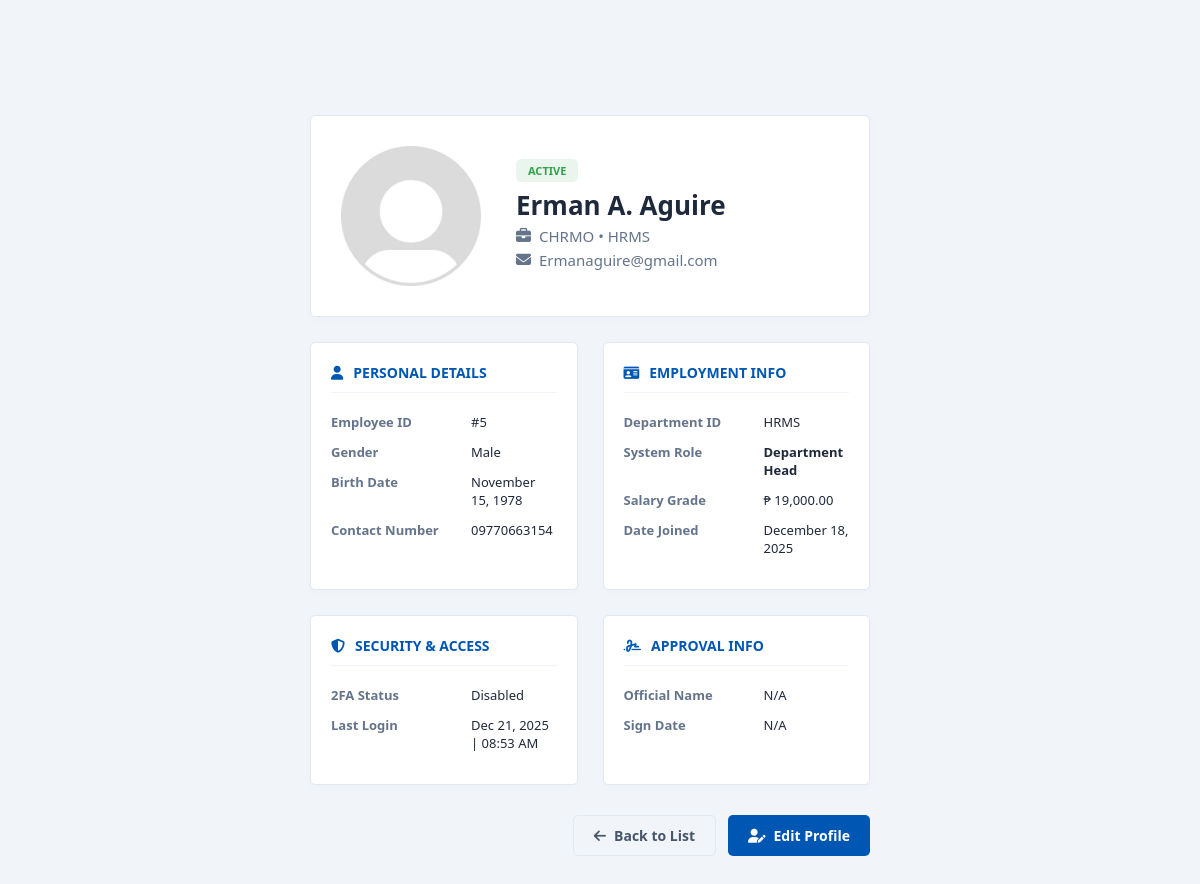
The app's page /accounts/hrstaff/view-employee.php?id=5 (signed in), older data.
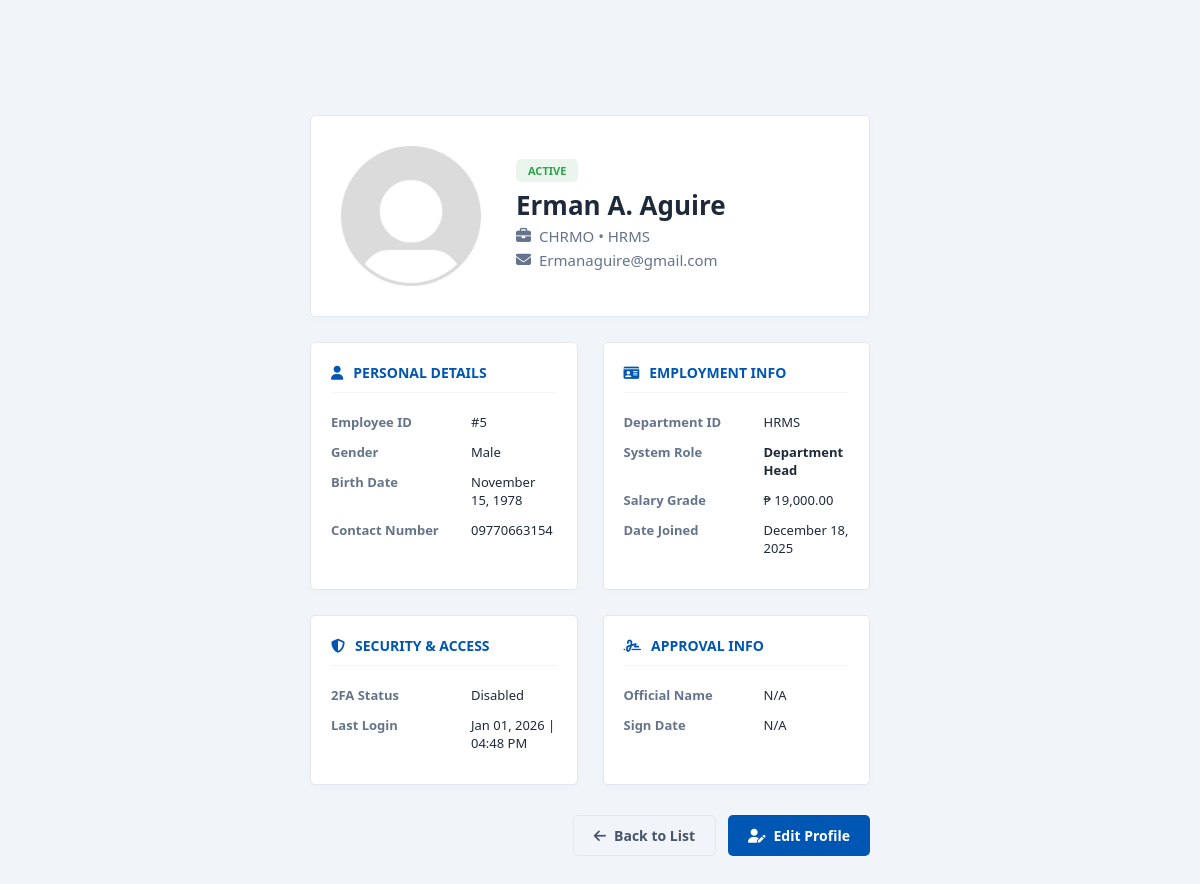
The same page, newer data.
### tables this page shows
CREATE TABLE `employee` (
  `employee_id` int(11) NOT NULL COMMENT 'Unique ID for each employee, assigned manually',
  `first_name` varchar(100) DEFAULT NULL COMMENT 'Employee first name',
  `middle_name` varchar(100) DEFAULT NULL COMMENT 'Employee middle name',
  `last_name` varchar(100) DEFAULT NULL COMMENT 'Employee last name',
  `extension` varchar(50) DEFAULT NULL COMMENT 'Name extension (e.g., Jr., Sr.)',
  `suffix` varchar(50) DEFAULT NULL COMMENT 'Suffix for the name (if applicable)',
  `profile_pic` varchar(255) DEFAULT NULL COMMENT 'Path to profile picture',
  `birth_date` date DEFAULT NULL COMMENT 'Employee birth date',
  `gender` enum('Male','Female','Other') DEFAULT 'Male' COMMENT 'Gender of the employee',
  `department_id` varchar(20) NOT NULL COMMENT 'ID of the department the employee belongs to',
  `detailed_department_id` varchar(20) DEFAULT NULL COMMENT 'ID of the sub-department / unit',
  `position` varchar(150) DEFAULT NULL COMMENT 'Job position of the employee',
  `role` enum('Regular Employee','HR Officer','HR Staff','Department Head','Admin') DEFAULT 'Regular Employee' COMMENT 'Role of the employee in the system',
  `status` enum('Active','Inactive','Retired') NOT NULL DEFAULT 'Active' COMMENT 'Current employment status: Active, Inactive (resigned), or Retired',
  `salary` int(11) DEFAULT NULL COMMENT 'Employee salary in whole numbers',
  `email` varchar(150) DEFAULT NULL COMMENT 'Employee email address',
  `contact_number` varchar(20) DEFAULT NULL COMMENT 'Employee contact number',
  `password` varchar(255) NOT NULL DEFAULT '',
  `google2fa_secret` varchar(255) DEFAULT NULL COMMENT 'Stores Google Authenticator 2FA secret',
  `google2fa_expiry` datetime DEFAULT NULL COMMENT 'Expiration timestamp for 2FA verification',
  `reset_token` varchar(255) DEFAULT NULL COMMENT 'Token for password reset',
  `reset_token_expiry` datetime DEFAULT NULL COMMENT 'Expiration date/time for reset token',
  `created_at` timestamp NOT NULL DEFAULT current_timestamp() COMMENT 'Timestamp when the employee record was created',
  `updated_at` timestamp NOT NULL DEFAULT current_timestamp() ON UPDATE current_timestamp() COMMENT 'Timestamp when the employee record was last updated',
  `last_login` timestamp NULL DEFAULT NULL COMMENT 'Last login timestamp',
  `last_active` timestamp NULL DEFAULT NULL COMMENT 'Last activity timestamp in the system',
  `authorized_officer_name` varchar(150) DEFAULT NULL COMMENT 'Name of the authorized officer approving the employee assignment',
  `authorized_officer_position` varchar(150) DEFAULT NULL COMMENT 'Position / title of the authorized officer',
  `authorized_officer_signature` varchar(255) DEFAULT NULL COMMENT 'Signature image / path of the authorized officer',
  `authorized_officer_sign_date` date DEFAULT NULL COMMENT 'Date when the authorized officer signed / approved',
  `authorized_official_name` varchar(150) DEFAULT NULL COMMENT 'Name of the higher-level official approving the employee assignment',
  `authorized_official_position` varchar(150) DEFAULT NULL COMMENT 'Position / title of the authorized official',
  `authorized_official_signature` varchar(255) DEFAULT NULL COMMENT 'Signature image / path of the authorized official',
  `authorized_official_sign_date` date DEFAULT NULL COMMENT 'Date when the authorized official signed / approved',
  `two_fa_enabled` tinyint(1) DEFAULT 0 COMMENT '1 if employee has completed 2FA setup, 0 otherwise'
);

### accounts/hrstaff/view-employee.php (the view, shortened to what the changed rows need)
<?php
require_once '../../config/config.php';
try {
    $pdo->prepare("UPDATE employee SET last_active = NOW() WHERE employee_id = ?")
        ->execute([$_SESSION['employee_id']]);
} catch (PDOException $e) {
}
$view_id = $_GET['id'] ?? null;
try {
    $stmt = $pdo->prepare("SELECT * FROM employee WHERE employee_id = ?");
    $stmt->execute([$view_id]);
    $emp = $stmt->fetch(PDO::FETCH_ASSOC);
} catch (PDOException $e) {
    error_log("Database Error in Employee View: " . $e->getMessage());
    die("Error: Unable to load employee details.");
}
?>
<!DOCTYPE html>
<html lang="en">
<head>
    <link rel="stylesheet" href="/HRIS/assets/css/style.css">
    <link rel="stylesheet" href="/HRIS/assets/css/ledger-table.css">
    <link rel="stylesheet" href="https://cdnjs.cloudflare.com/ajax/libs/font-awesome/6.5.1/css/all.min.css">
</head>
<body>
    <div class="wrapper">
        <main class="main-content">
            <div class="profile-container">
                <div class="profile-header-card">
                    <div class="header-info">
                        <span class="status-badge-top" style="background: <?= $emp['status'] == 'Active' ? 'rgba(49, 162, 76, 0.1)' : 'rgba(231, 76, 60, 0.1)' ?>; color: <?= $emp['status'] == 'Active' ? '#31a24c' : '#e74c3c' ?>;">
                            <?= htmlspecialchars($emp['status']) ?>
                        </span>
                        <h1><?= htmlspecialchars($emp['first_name'] . ' ' . ($emp['middle_name'] ? $emp['middle_name'][0].'. ' : '') . $emp['last_name'] . ' ' . $emp['suffix']) ?></h1>
                        <p><i class="fa-solid fa-briefcase"></i> <?= htmlspecialchars($emp['position']) ?> • <?= htmlspecialchars($emp['department_id']) ?></p>
                        <p><i class="fa-solid fa-envelope"></i> <?= htmlspecialchars($emp['email']) ?></p>
                    </div>
                </div>
                <div class="info-grid">
                    <div class="info-card">
                        <div class="detail-row"><div class="detail-label">Employee ID</div><div class="detail-value">#<?= htmlspecialchars($emp['employee_id']) ?></div></div>
                        <div class="detail-row"><div class="detail-label">Gender</div><div class="detail-value"><?= htmlspecialchars($emp['gender']) ?></div></div>
                        <div class="detail-row"><div class="detail-label">Birth Date</div><div class="detail-value"><?= $emp['birth_date'] ? date('F d, Y', strtotime($emp['birth_date'])) : 'Not Set' ?></div></div>
                        <div class="detail-row"><div class="detail-label">Contact Number</div><div class="detail-value"><?= htmlspecialchars($emp['contact_number'] ?: 'N/A') ?></div></div>
                    </div>
                    <div class="info-card">
                        <div class="detail-row"><div class="detail-label">Department ID</div><div class="detail-value"><?= htmlspecialchars($emp['department_id']) ?></div></div>
                        <div class="detail-row"><div class="detail-label">System Role</div><div class="detail-value"><strong><?= htmlspecialchars($emp['role']) ?></strong></div></div>
                        <div class="detail-row"><div class="detail-label">Salary Grade</div><div class="detail-value">₱ <?= number_format($emp['salary'], 2) ?></div></div>
                        <div class="detail-row"><div class="detail-label">Date Joined</div><div class="detail-value"><?= date('F d, Y', strtotime($emp['created_at'])) ?></div></div>
                    </div>
                    <div class="info-card">
                        <div class="detail-row"><div class="detail-label">Last Login</div><div class="detail-value"><?= $emp['last_login'] ? date('M d, Y | h:i A', strtotime($emp['last_login'])) : 'Never' ?></div></div>
                    </div>
                    <div class="info-card">
                        <div class="detail-row"><div class="detail-label">Official Name</div><div class="detail-value"><?= htmlspecialchars($emp['authorized_official_name'] ?: 'N/A') ?></div></div>
                        <div class="detail-row"><div class="detail-label">Sign Date</div><div class="detail-value"><?= $emp['authorized_official_sign_date'] ?: 'N/A' ?></div></div>
                    </div>
                </div>
            </div>
        </main>
    </div>
</body>
</html>

Row changes from the older to the newer data that the page shows:
changed employee "Erman A. Aguire": last_login "Dec 21, 2025 | 08:53 AM" → "Jan 01, 2026 | 04:48 PM"
